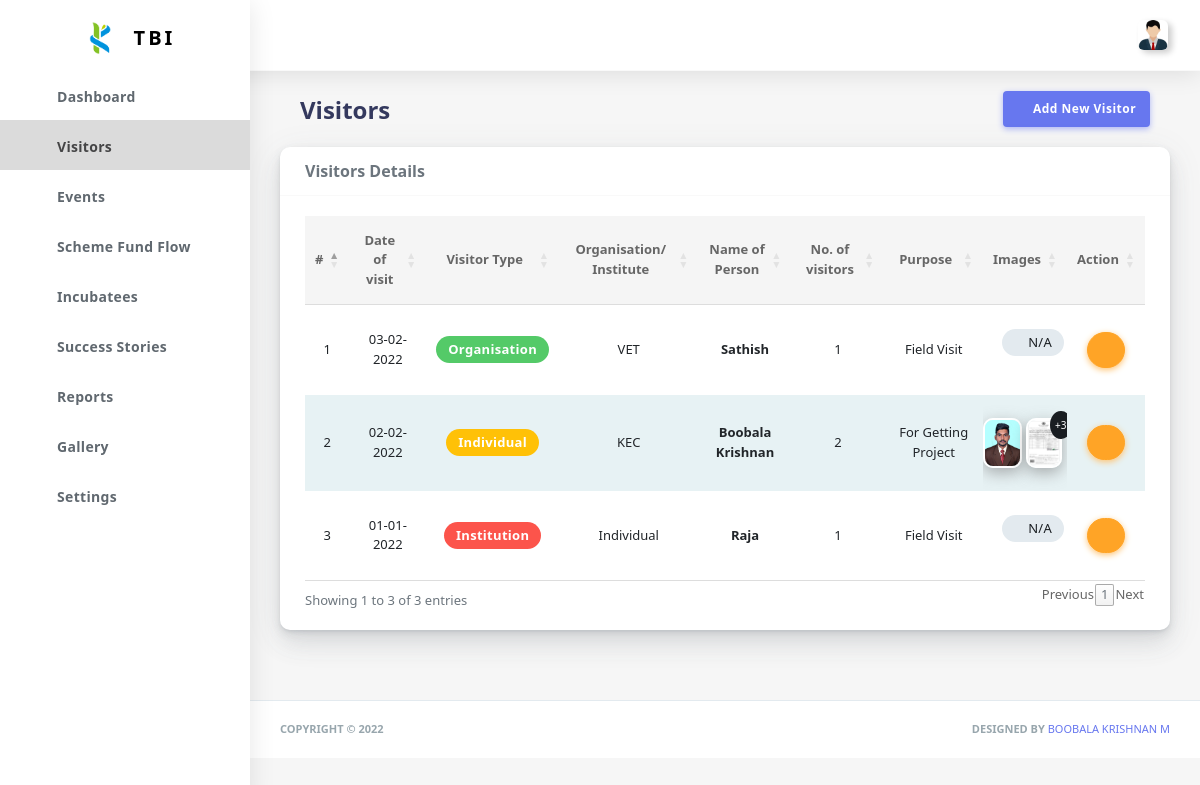
The app's page /visitors/ (signed in) with its own data.
### Users/models.py (models this page shows, shortened)
class Visitors(models.Model):
    date = models.DateField(verbose_name="Date of visit")
    guestName = models.CharField(
        max_length=50,
        verbose_name="Guest Name",
        validators=[validators['text']],
    )
    name = models.CharField(
        max_length=50,
        verbose_name="Name of Organisation/ Institute",
        help_text="For Individual, specify Iindividual. Or Others specify that.",
        validators=[validators['text']],
    )
    count = models.IntegerField(verbose_name="No. of Visitors")
    purpose = models.CharField(max_length=100, verbose_name="Purpose")
    type = models.CharField(
        max_length=50,
        verbose_name="Visitor Type",
        choices=(
            ('Individual','Individual'),('Institution','Institution'),('Organization','Organization')
        )
    )
    class Meta:
        unique_together = ("date", "guestName","name")
    def __str__(self):
        return self.guestName + ' : ' + self.name

class VisitorImages(models.Model):
    visitor = models.ForeignKey(
        Visitors,
        on_delete=models.CASCADE,
    )
    photo = models.ImageField(
        upload_to=visitorPhotos,
    )

### Users/views.py (the view, shortened to what this page needs)
# urls.py: path('visitors/',views.visitors,name = 'visitors'),
@login_required(login_url='/login/')
def visitors(request):
    visitorForm = VisitorForm()
    visitorImageForm = VisitorImagesForm()
    ErrorForm = -1
    toast = []
    visitor = Visitors.objects.all().values().order_by('-date')
    for i in visitor:
        i['images'] = VisitorImages.objects.filter(visitor__id = i['id'])
    return render(request, 'visitors.html', {
        "visitors":visitor,
        "visitorForm":visitorForm,
        "visitorImageForm":visitorImageForm,
        "ErrorForm":ErrorForm,
        "toast":toast,
    })

### Front End/Templates/visitors.html (shortened to what this page needs)
{% extends "body.html" %}
{% load crispy_forms_tags %}
{% load static %}
{% block CSS %}
<link rel="stylesheet" href="{% static 'Front End/CSS/bundles/iziToast.min.css' %}">
<link href="https://cdn.datatables.net/1.12.1/css/jquery.dataTables.min.css" rel="stylesheet">
<link rel="stylesheet" type="text/css" href="https://cdn.datatables.net/v/dt/dt-1.12.1/b-2.2.3/b-html5-2.2.3/b-print-2.2.3/datatables.min.css"/>
{% endblock CSS %}
{% block content %}
<div class="main-content">
    <section class="section">
    <div class="section-header">
        <div class="col">
            <h1>Visitors</h1>
        </div>
        <div class="col d-flex justify-content-end">
            <button type="button" class="btn btn-icon icon-left btn-primary" id="visitorbtn" data-toggle="modal" data-target="#visitorModal"><i class="fas fa-plus"></i> Add New Visitor</button>
        </div>
    </div>
    <div class="row">
        <div class="col-12 col-sm-12 col-lg-12">
        <div class="card">
            <div class="card-header">
                <h4>Visitors Details</h4>
            </div>
            <div class="card-body">
            <div class="table-responsive table-invoice">
                <table class="table table-striped text-center" id="exportTable">
                <thead>
                    <tr>
                        <th class="text-center">#</th>
                        <th class="text-center">Date of visit</th>
                        <th class="text-center">Visitor Type</th>
                        <th class="text-center">Organisation/ Institute</th>
                        <th class="text-center">Name of Person</th>
                        <th class="text-center">No. of visitors</th>
                        <th class="text-center">Purpose</th>
                        <th class="text-center">Images</th>
                        <th class="text-center">Action</th>
                    </tr>
                </thead>
                {% for i in visitors %}
                <tr style="height:90px !important;">
                    <td>{{ forloop.counter }}</td>
                    <td>{{ i.date|date:"d-m-Y" }}</td>
                    <td>
                        {% if i.type == 'Individual' %}
                        <div class="badge badge-warning">Individual</div>
                        {% elif i.type == 'Organization' %}
                        <div class="badge badge-success">Organisation</div>
                        {% else %}
                        <div class="badge badge-danger">Institution</div>
                        {% endif %}
                    </td>
                    <td>{{ i.name }}</td>
                    <td class="font-weight-600">{{ i.guestName }}</td>
                    <td>{{ i.count }}</td>
                    <td>{{ i.purpose }}</td>
                    <td class="text-truncate d-flex justify-content-center">
                        <ul class="list-unstyled order-list m-b-0 m-b-0">
                            <div id="aniimated-thumbnials" class="list-unstyled row clearfix">
                                {% for j in i.images|slice:":2" %}
                                <div class="pl-1">
                                    <a href="{% static j.photo %}" data-sub-html="">
                                        <img class="img-responsive thumbnail" src="{% static j.photo %}" height="50">
                                    </a>
                                </div>
                                {% empty %}
                                <div class="mt-3 ml-3">
                                    <p class="text-center badge badge-light" >
                                        <i class="far fa-image"></i> N/A
                                    </p>
                                </div>
                                {% endfor %}
                                {% if i.images|length > 2 %}
                                <div class="mt-2" style="margin-left:-20px">
                                    <div class="rounded-circle bg-dark text-white ml-2">
                                        <p class="text-center" height="25" style="font-size: 10px;padding: 0px 5px;" >
                                        </p>
                                    </div>
                                </div>
                                {% endif %}
                            </div>
                        </ul>
                    </td>
                    <td class="noExl">
                        <button type="button" class="btn btn-warning" id="visitorImagebtn" data-toggle="modal" data-target="#visitorImageModal" onclick="$('#id_visitor option[value={{ i.id }}]').prop('selected','true');" style="border-radius:100px ;"><i class="fas fa-plus"></i></button>
                    </td>
                </tr>
                {% endfor %}
                </table>
            </div>
            </div>
        </div>
        </div>
    </div>
    </section>
</div>
{% endblock content %}

### Front End/CSS/custom.css (style rules this page uses)
.badge { font-size: inherit !important; }

### Front End/CSS/components.css (style rules this page uses)
.clearfix:after { visibility: hidden; display: block; font-size: 0; content: ' '; clear: both; height: 0; }
table.dataTable { border-collapse: collapse !important; }
table.dataTable th, table.dataTable td { vertical-align: middle; }
table.dataTable thead th, table.dataTable thead td { border-bottom: 1px solid #ddd !important; }
table.dataTable.no-footer { border-bottom: 1px solid #ddd !important; }
table.dataTable img { -webkit-box-shadow: 0 5px 15px 0 rgba(105, 103, 103, 0.5); box-shadow: 0 5px 15px 0 rgba(105, 103, 103, 0.5); border: 2px solid #ffffff; border-radius: 10px; }
#aniimated-thumbnials img { width: 100%; margin: 15px 0px; }

### records on screen
Visitors: date "03-02-2022", type "Organisation", name "VET", guestName "Sathish", count "1", purpose "Field Visit", {{ i.id }} 3 (drawn)
Visitors: date "02-02-2022", type "Individual", name "KEC", guestName "Boobala Krishnan", count "2", purpose "For Getting Project"
VisitorImages: photo (picture)
VisitorImages: photo (picture)
Visitors: date "01-01-2022", type "Institution", name "Individual", guestName "Raja", count "1", purpose "Field Visit"
